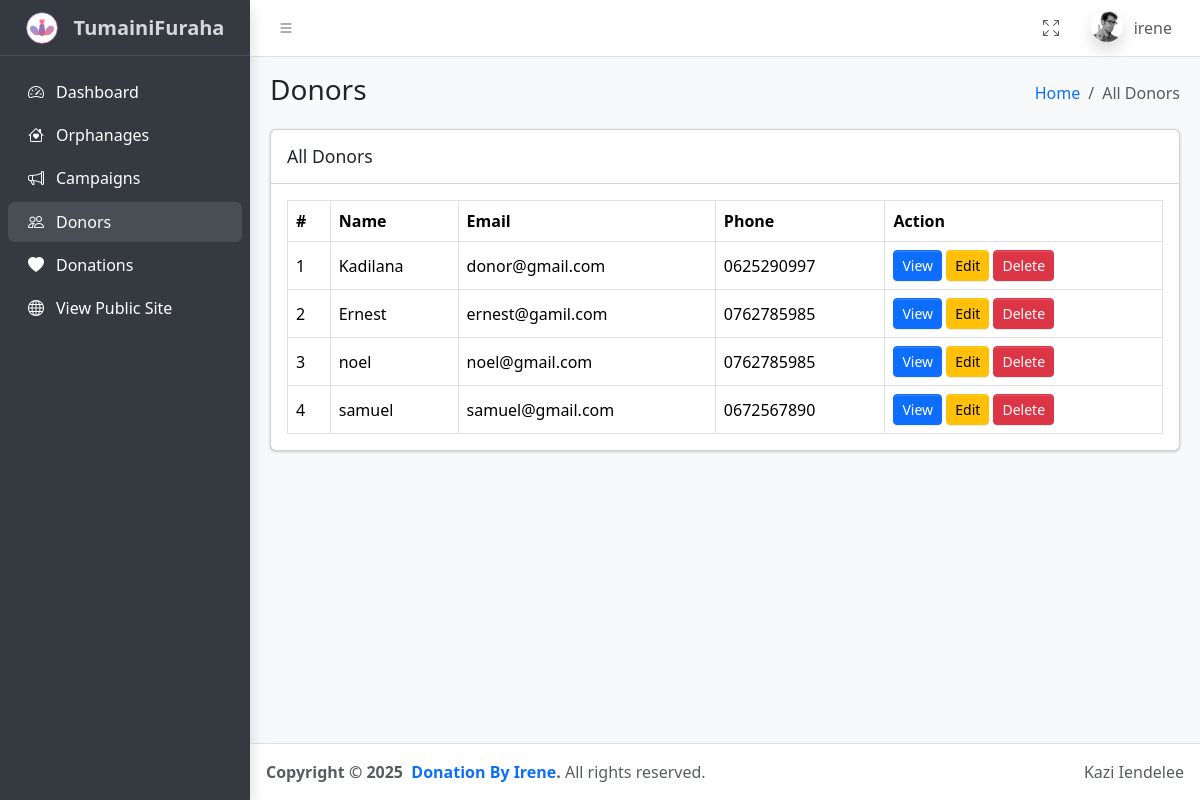
/dist/pages/donors.php (signed in), run on the app's committed database.
### tables this page shows
CREATE TABLE `users` (
  `id` int NOT NULL AUTO_INCREMENT,
  `username` varchar(255) NOT NULL,
  `first_name` varchar(255) NOT NULL,
  `middle_name` varchar(255) NOT NULL,
  `last_name` varchar(255) NOT NULL,
  `phone` varchar(255) NOT NULL,
  `email` varchar(255) NOT NULL,
  `password` varchar(255) NOT NULL,
  `created_at` timestamp NOT NULL DEFAULT CURRENT_TIMESTAMP,
  `role` varchar(255) NOT NULL DEFAULT 'donor',
  PRIMARY KEY (`id`)
);

### dist/pages/donors.php (the view)
<?php include 'header.php' ?>
<?php include 'sidebar.php' ?>
<?php
  include "../includes/connection.php";
  $sql = "SELECT * FROM users WHERE role = 'donor'";
  $donors = mysqli_query($db, $sql);
?>
<main class="app-main">
  <div class="app-content-header">
    <div class="container-fluid">
      <div class="row">
        <div class="col-sm-6"><h3 class="mb-0">Donors</h3></div>
        <div class="col-sm-6">
          <ol class="breadcrumb float-sm-end">
            <li class="breadcrumb-item"><a href="#">Home</a></li>
            <li class="breadcrumb-item active" aria-current="page">All Donors</li>
          </ol>
        </div>
      </div>
    </div>
  </div>
  <div class="app-content">
    <div class="container-fluid">
      <div class="row">
        <div class="col-md-12">
          <div class="card mb-4">
            <div class="card-header"><h3 class="card-title">
              All Donors
            </h3></div>
            <div class="card-body">
              <table class="table table-bordered">
                <thead>
                  <tr>
                    <th>#</th>
                    <th>Name</th>
                    <th>Email</th>
                    <th>Phone</th>
                    <th>Action</th>
                  </tr>
                </thead>
                <tbody>
                  <?php foreach ($donors as $i => $donor) : ?>
                  <tr class="align-middle">
                    <td><?=++$i?></td>
                    <td><?=$donor['username']?></td>
                    <td><?=$donor['email']?></td>
                    <td><?=$donor['phone']?></td>
                    <td>
                      <a href="donor-details.php" class="btn btn-primary btn-sm">View</a>
                      <a href="edit-donor.php" class="btn btn-warning btn-sm">Edit</a>
                      <a href="#" class="btn btn-danger btn-sm">Delete</a>
                    </td>
                  </tr>
                <?php endforeach; ?>
                </tbody>
              </table>
            </div>
          </div>
        </div>
      </div>
    </div>
  </div>
</main>
 <?php include 'footer.php' ?>

### data on the page
users: username "Kadilana", email "donor@gmail.com", phone "0625290997"
users: username "Ernest", email "ernest@gamil.com", phone "0762785985"
users: username "noel", email "noel@gmail.com", phone "0762785985"
users: username "samuel", email "samuel@gmail.com", phone "0672567890"

### other printed values
$_SESSION['username'] "irene"
